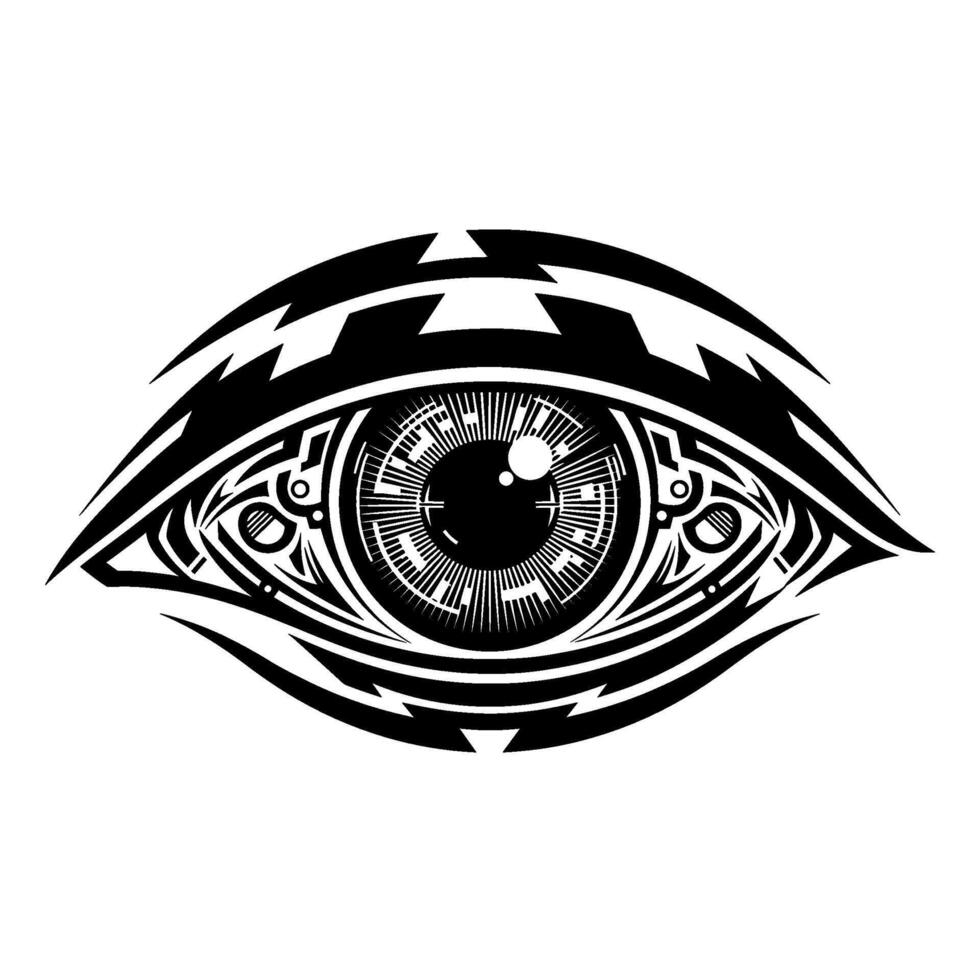
#> input picture packages/dashboard/src/zyg_dashboard/inspect_eye.jpg, 980 x 980 px
$ python -i images.py   (imports and definitions only)
#> lines starting #> are read from the running program, lines starting #| are printed output that depends on the picture
# SPDX-FileCopyrightText: 2026 Zygomatic
#
# SPDX-License-Identifier: AGPL-3.0-or-later

"""Image helpers (pure PIL, no GPU): references, letterbox, strips, sheet."""

from __future__ import annotations

import os
from typing import Any

from .base import CELL_SIZE, caption_mode

import logging as _zyg_logging

# Channel kept from the pre-split module. Re-bound by ASSIGNMENT (not ``from .base
# import``) so the moved call sites keep their original method-call bytecode; it is
# the same logger object either way.
_zyg_log = _zyg_logging.getLogger('zyg_workflows.creature_sheet_service')

# ── image helpers (pure PIL, no GPU) ─────────────────────────────────────────


def _prepare_reference(src: str, dst: str, size: int = CELL_SIZE) -> str:
    """Copy a reference at its NATIVE aspect (max side `size`), bars stripped.

    Measured 2026-08-25 on the pufferball smoke: padding the 920×498 reference
    into a square with dark bars made Qwen-Image-Edit reproduce the bars in the
    derived full-body anchor — and every cell edited from it would have carried
    them into the training set. The edit graph accepts any input aspect; the
    OUTPUT size is what node 30 sets, so the source is never padded."""
#> called with dst = 'out.png'
    from PIL import Image

    im = Image.open(src).convert('RGB')
    im = _crop_letterbox_image(im)[0]
    im.thumbnail((size, size), Image.LANCZOS)
    im.save(dst, format='PNG')
    return dst


def _crop_letterbox_image(im, *, max_frac: float = 0.45, tol: float = 6.0):
    """(image, cropped_px) — strip uniform bars (any colour) from the four edges.

    A bar row/column is one whose pixel std is below `tol` AND whose mean is
    within `tol` of the outermost row/column; bars stop at the first row that
    differs. Never removes more than `max_frac` of a dimension per side."""
#> called with max_frac = 0.45, tol = 6
    import numpy as np

    arr = np.asarray(im.convert('RGB'), dtype=np.float32)
    h, w = arr.shape[:2]
#> h = 980; w = 980

    def _run(lines, limit):
#> called with limit = 441
        ref = lines[0].reshape(-1, 3).mean(axis=0)
#> ref = [255, 255, 255]
        n = 0
        for ln in lines[:limit]:
            px = ln.reshape(-1, 3)
            if px.std(axis=0).max() > tol or np.abs(px.mean(axis=0) - ref).max() > tol:
                break
            n += 1
#> after the loop, n = 229
        return n if n < limit else limit

    top = _run(arr, int(h * max_frac))
#> top = 229
    bot = _run(arr[::-1], int(h * max_frac))
#> bot = 227
    left = _run(arr.transpose(1, 0, 2), int(w * max_frac))
#> left = 45
    right = _run(arr.transpose(1, 0, 2)[::-1], int(w * max_frac))
#> right = 46
    # a uniform image (blank frame) is not a letterbox — leave it to structural_check
    if top + bot >= h * 0.9 or left + right >= w * 0.9:
        return im, 0
    if max(top, bot, left, right) < 8:
        return im, 0
    return im.crop((left, top, w - right, h - bot)), top + bot + left + right


# [154 lines left out: functions strip_letterbox, structural_check, make_strip, stitch_sheet, not called in this run]

>>> result = _prepare_reference('../../../../dashboard/src/zyg_dashboard/inspect_eye.jpg', 'out.png')
#> in _prepare_reference, `im = _crop_letterbox_image(im)[0]`:
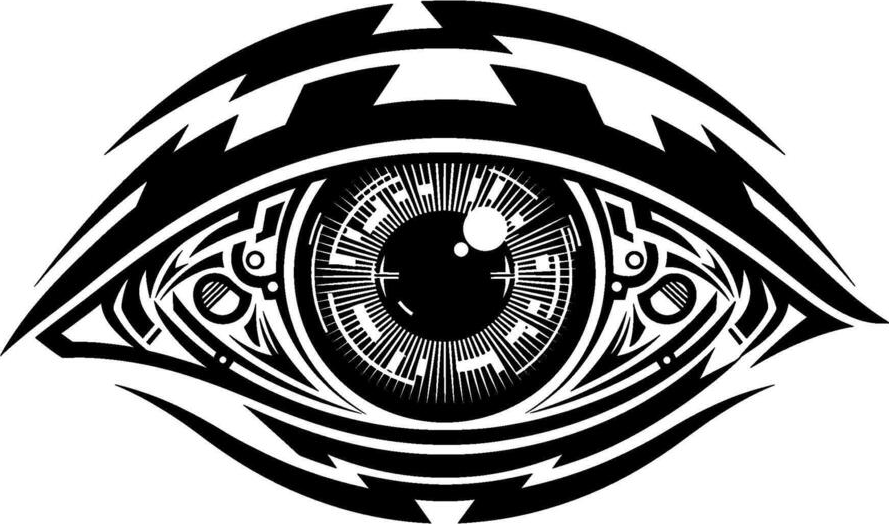
#> im: PIL image 889x524 RGB; min 0, max 255, mean 151.3
